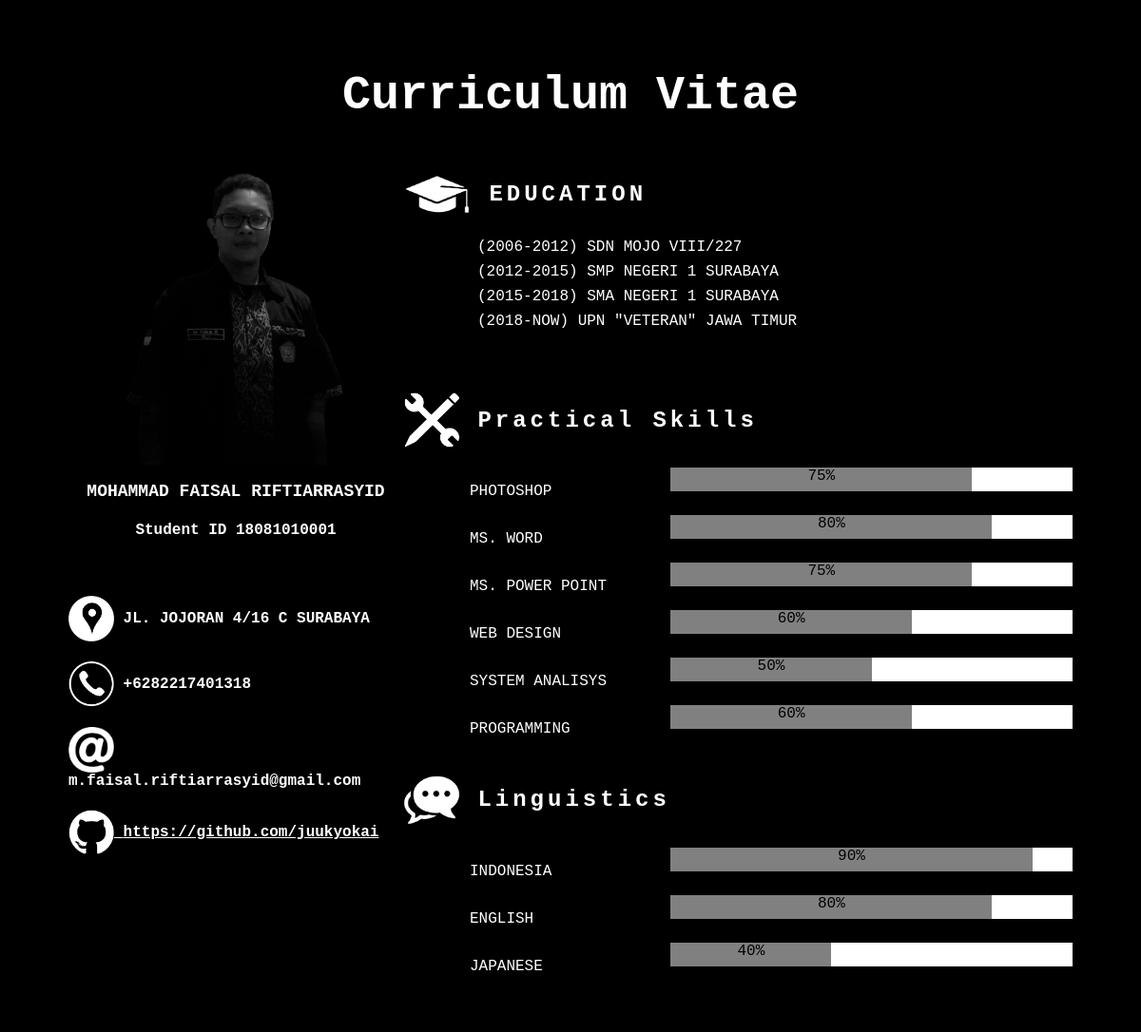
Page /CV.php on the committed database.
### tables this page shows
CREATE TABLE `profil` (
  `NPM` bigint(11) NOT NULL,
  `NAMA` varchar(255) NOT NULL,
  `ALAMAT` varchar(255) DEFAULT NULL,
  `TELP` bigint(11) DEFAULT NULL,
  `MAIL` varchar(255) DEFAULT NULL,
  `GITHUB` varchar(255) DEFAULT NULL
);

CREATE TABLE `education` (
  `ID` int(11) NOT NULL,
  `NAMA` varchar(255) DEFAULT NULL,
  `Y_BEGIN` varchar(5) DEFAULT NULL,
  `Y_END` varchar(5) DEFAULT NULL
);

CREATE TABLE `skill` (
  `ID` int(11) NOT NULL,
  `NAMA` varchar(255) DEFAULT NULL,
  `JENIS` varchar(255) DEFAULT NULL,
  `MASTERY` int(11) DEFAULT NULL
);

### CV.php (the view, shortened to what this page needs)
<?php
    include('db_connect.php');
    $sql_profile = "SELECT * FROM profil";
    $sql_education = "SELECT * FROM education";
    $sql_p_skills = "SELECT * FROM skill WHERE JENIS = 'P_SKILL'";
    $sql_l_skills = "SELECT * FROM skill WHERE JENIS = 'L_SKILL'";
?>
<!DOCTYPE html>
<html>
    <head>
        <link rel="stylesheet" href="style.css" type="text/css">
        </head>
        <body  class="block base-text">
            <div class="center" id="Landing">
                <h1 class="" style='font-size: 50px'>Curriculum Vitae</h1>
            </div>
            <div class="row">
                <div class="column third" id="profile">
                    <div class="center">
                        <img class="image-prep" src="asset/img4.jpg" style="width: 70%">
                        <?php
                            $result = $conn->query($sql_profile);
                            $row_profile = mysqli_fetch_array($result);
                            echo "<h3 class='textLarge'>" . $row_profile['NAMA'] . "</h3>";
                            echo "<h4> Student ID " . $row_profile['NPM'] . "</h4>";
                        ?>
                </div>
                <br>
                <div class="left" id="profile">
                    <?php
                        echo "<h4><img class='image-prep' style='width:48px; height:auto' src='asset/icons/location.png'> " . $row_profile['ALAMAT'] . "</h4>";
                        echo "<h4><img class='image-prep' style='width:48px; height:auto' src='asset/icons/phone.png'>    +62" . $row_profile['TELP'] . "</h4>";
                        echo "<h4><img class='image-prep' style='width:48px; height:auto' src='asset/icons/e-mail.png'>   " . $row_profile['MAIL'] . "</h4>";
                        echo "<a href=". $row_profile['GITHUB'] ."><h4><img class='image-prep' style='width:48px; height:auto' src='asset/icons/github.png'>   ". $row_profile['GITHUB'] ."</h4></a>";
                    ?>
                </div>
            </div>
            <div class="column twothird"  id="skill">
                <div id="education" style="padding-bottom: 25px;">
                    <h2 class="spread"><img class="image-prep" style="width:72px; height:auto" src="asset/icons/education.png"> EDUCATION</h2>
                    <ul class='' style="margin-left: 30px;">
                    <?php
                        $result = $conn->query($sql_education);
                        while ($row_education = mysqli_fetch_array($result)){
                            echo ("
                            <li class='padding-small'>
                                (" . $row_education['Y_BEGIN'] . "-" . $row_education['Y_END'] . ") " . $row_education['NAMA'] ."
                            </li>
                            ");
                        }
                    ?>
                    </ul>
                </div>
                <div id="p_skills">
                    <h2 class="spread"><img class="image-prep" style="width:60px; height:auto" src="asset/icons/P_skills.png"> Practical Skills</h2>
                    <ul class="" style="margin-left: 30px;">
                    <?php
                        $result = $conn->query($sql_p_skills);
                        while($row_p_skills = mysqli_fetch_array($result)){
                            echo ("
                                <li class=''>
                                    <div class='row'>
                                        <div class='column third left'>
                                            <p>" . $row_p_skills['NAMA'] . "</p>
                                        </div>
                                        <div class='column twothird white right' style='width: 250px'>
                                            <div class='center' style='background-color:grey; color:black; height:25px; width:" . $row_p_skills['MASTERY'] . "%'> " . $row_p_skills['MASTERY'] . "% </div>
                                        </div>
                                    </div>
                                </li>
                            ");
                        }
                    ?>
                    </ul>
                </div>
                <div id="l_skills">
                    <h2 class="spread"><img class="image-prep" style="width:60px; height:auto" src="asset/icons/L_skills.png"> Linguistics</h2>
                    <ul class="" style="margin-left: 30px;">
                    <?php
                        $result = $conn->query($sql_l_skills);
                        while($row_l_skills = mysqli_fetch_array($result)){
                            echo ("
                                <li class=''>
                                    <div class='row'>
                                        <div class='column third left'>
                                            <p>" . $row_l_skills['NAMA'] . "</p>
                                        </div>
                                        <div class='column twothird white right' style='width: 250px'>
                                            <div class='center' style='background-color:grey; color:black; height:25px; width:" . $row_l_skills['MASTERY'] . "%'> " . $row_l_skills['MASTERY'] . "% </div>
                                        </div>
                                    </div>
                                </li>
                            ");
                        }
                    ?>
                    </ul>
                </div>
            </div>
        </div>
        </body>
</html>

### style.css (style rules this page uses)
a { color: white; }
ul,ol { list-style-type: none; }
.block { background-color: black; margin: 72px 72px !important }
.base-text { font-family: 'Courier New', Courier, monospace; color: white }
.row:after { content : ""; display: table !important; clear: both }
.column { float: left; width: 50% }
.image-prep { vertical-align: middle; max-width:100% !important; height:auto }
.center { text-align: center; width: auto }
.right { display: inline-block; text-align: right; align-items: right }
.left { display: inline-block; text-align: left; align-items: left }
.textLarge { font-size: large }
.padding-small { padding: 4px 8px }
.twothird { width: 66.666667% !important }
.third { width: 33.333333% !important }
.spread { letter-spacing: 4px; }
.white { color: white; background-color: white !important; }

### rows in the picture
profil: NAMA "MOHAMMAD FAISAL RIFTIARRASYID", NPM "18081010001", ALAMAT "JL. JOJORAN 4/16 C SURABAYA", TELP "82217401318", MAIL "m.faisal.riftiarrasyid@gmail.com", GITHUB "https://github.com/juukyokai"
education: Y_BEGIN "2006", Y_END "2012", NAMA "SDN MOJO VIII/227"
education: Y_BEGIN "2012", Y_END "2015", NAMA "SMP NEGERI 1 SURABAYA"
education: Y_BEGIN "2015", Y_END "2018", NAMA "SMA NEGERI 1 SURABAYA"
education: Y_BEGIN "2018", Y_END "NOW", NAMA "UPN \"VETERAN\" JAWA TIMUR"
skill: NAMA "PHOTOSHOP", MASTERY "75"
skill: NAMA "MS. WORD", MASTERY "80"
skill: NAMA "MS. POWER POINT", MASTERY "75"
skill: NAMA "WEB DESIGN", MASTERY "60"
skill: NAMA "SYSTEM ANALISYS", MASTERY "50"
skill: NAMA "PROGRAMMING", MASTERY "60"
skill: NAMA "INDONESIA", MASTERY "90"
skill: NAMA "ENGLISH", MASTERY "80"
skill: NAMA "JAPANESE", MASTERY "40"
